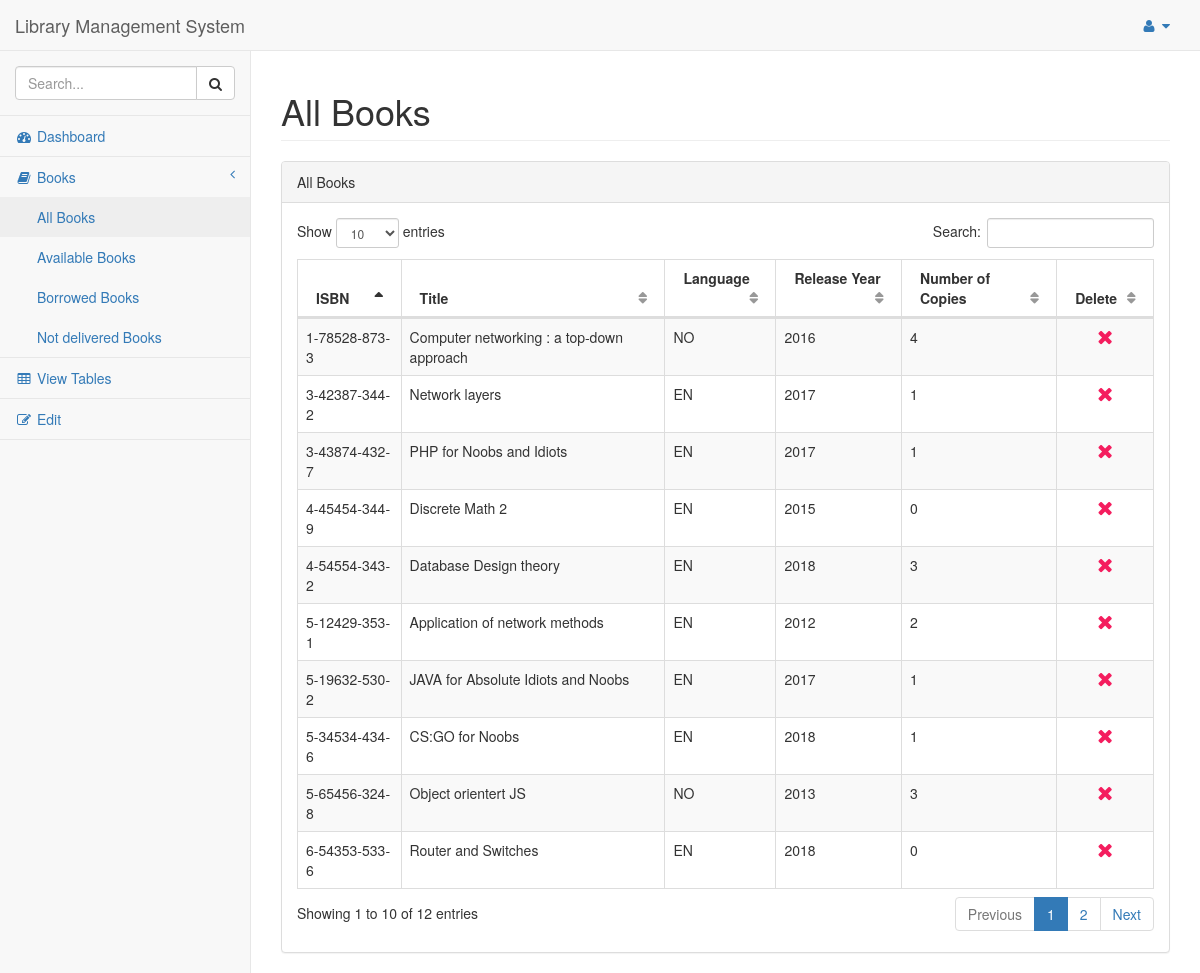
Screenshot of /pages/books.php with the database file from the repository.
### tables this page shows
CREATE TABLE Book (
  ISBN VARCHAR(17) NOT NULL UNIQUE,
  Publisher_ID INT NOT NULL,
  Title VARCHAR(45) NOT NULL,
  Year INT(4) NOT NULL,
  Language VARCHAR(2) NOT NULL,
  Dewey VARCHAR(45) NOT NULL,
  Notes VARCHAR(255) NULL,
  PRIMARY KEY (ISBN),
  FOREIGN KEY (Publisher_ID) REFERENCES Publisher(ID)
);

### pages/books.php (the view, shortened to what this page needs)
<!DOCTYPE html>
<html lang="en">
<head>
    <link href="../vendor/bootstrap/css/bootstrap.min.css" rel="stylesheet">
    <link href="../vendor/metisMenu/metisMenu.min.css" rel="stylesheet">
    <link href="../vendor/datatables-plugins/dataTables.bootstrap.css" rel="stylesheet">
    <link href="../vendor/datatables-responsive/dataTables.responsive.css" rel="stylesheet">
    <link href="../dist/css/sb-admin-2.css" rel="stylesheet">
    <link href="../vendor/font-awesome/css/font-awesome.min.css" rel="stylesheet" type="text/css">
</head>
<?php
$myPDO = new PDO('sqlite:../database/LibraryDatabase.db');
?>
<body>
<div id="wrapper">
    <nav class="navbar navbar-default navbar-static-top" role="navigation" style="margin-bottom: 0">
        <div class="navbar-header">
            <a class="navbar-brand" href="index.php">Library Management System</a>
        </div>
        <ul class="nav navbar-top-links navbar-right">
            <li class="dropdown">
                <a class="dropdown-toggle" data-toggle="dropdown" href="#">
                    <i class="fa fa-user fa-fw"></i> <i class="fa fa-caret-down"></i>
                </a>
            </li>
        </ul>
        <div class="navbar-default sidebar" role="navigation">
            <div class="sidebar-nav navbar-collapse">
                <ul class="nav" id="side-menu">
                    <li class="sidebar-search">
                        <div class="input-group custom-search-form">
                            <input type="text" class="form-control" placeholder="Search...">
                            <span class="input-group-btn">
                                <button class="btn btn-default" type="button">
                                    <i class="fa fa-search"></i>
                                </button>
                            </span>
                        </div>
                    </li>
                    <li>
                        <a href="index.php"><i class="fa fa-dashboard fa-fw"></i> Dashboard</a>
                    </li>
                    <li>
                        <a href="#"><i class="fa fa-book fa-fw"></i> Books <span class="fa arrow"></span></a>
                        <ul class="nav nav-second-level">
                            <li>
                                <a href="books.php">All Books</a>
                            </li>
                            <li>
                                <a href="available_books.php">Available Books</a>
                            </li>
                            <li>
                                <a href="borrowed_books.php">Borrowed Books</a>
                            </li>
                            <li>
                                <a href="notdelivered_books.php">Not delivered Books</a>
                            </li>
                        </ul>
                    </li>
                    <li>
                        <a href="tables.html"><i class="fa fa-table fa-fw"></i> View Tables</a>
                    </li>
                    <li>
                        <a href="edit.php"><i class="fa fa-edit fa-fw"></i> Edit </a>                        </li>
                </ul>
            </div>
        </div>
    </nav>
    <div id="page-wrapper">
        <div class="row">
            <div class="col-lg-12">
                <h1 class="page-header">All Books</h1>
            </div>
        </div>
        <div class="row">
            <div class="col-lg-12">
                <div class="panel panel-default">
                    <div class="panel-heading">
                        All Books
                    </div>
                    <div class="panel-body">
                        <table width="100%" class="table table-striped table-bordered table-hover" id="dataTables-example">
                            <thead>
                            <tr>
                                <th>ISBN</th>
                                <th>Title</th>
                                <th>Language</th>
                                <th>Release Year</th>
                                <th>Number of Copies</th>
                                <th>Delete</th>
                            </tr>
                            </thead>
                            <tbody>
                            <?php
                            $result = "SELECT b.ISBN, b.title, b.language, b.year, (SELECT COUNT(bc2.Copy_ID) FROM Book_copies bc2 WHERE b.ISBN = bc2.ISBN)
                                        FROM book b, Book_copies bc
                                        WHERE (b.ISBN = bc.ISBN) OR (b.ISBN NOT IN (SELECT ISBN FROM Book_copies))
                                        GROUP BY (b.ISBN)";
                            $res1 = $myPDO->query($result);
                            while ($row = $res1->fetch()) {
                                $ISBN = $row[0];
                                $title = $row[1];
                                $Language = $row[2];
                                $year = $row[3];
                                $numOfCopies = $row[4];
                                echo '<tr>' .
                                    '<td>' . $ISBN . '</td>' .
                                    '<td>' . $title . '</td>' .
                                    '<td>' . $Language . '</td>' .
                                    '<td>' . $year . '</td>' .
                                    '<td>' . $numOfCopies . '</td>' .
                                    '<td onclick="conf(event)" style="cursor: pointer; text-align: center; width: 80px;">' . '<i class="fa fa-times" style="color: #f41d5e; font-size: 20px;"></i>' . '</td>' .
                                    '</tr>';
                            }
                            ?>
                            </tbody>
                        </table>
                    </div>
                </div>
            </div>
        </div>
    </div>
</div>
</body>
</html>

### rows the page displays
book: ISBN "1-78528-873-3", Title "Computer networking : a top-down approach", Language "NO", Year "2016", numOfCopies "4"
book: ISBN "3-42387-344-2", Title "Network layers", Language "EN", Year "2017", numOfCopies "1"
book: ISBN "3-43874-432-7", Title "PHP for Noobs and Idiots", Language "EN", Year "2017", numOfCopies "1"
book: ISBN "4-45454-344-9", Title "Discrete Math 2", Language "EN", Year "2015", numOfCopies "0"
book: ISBN "4-54554-343-2", Title "Database Design theory", Language "EN", Year "2018", numOfCopies "3"
book: ISBN "5-12429-353-1", Title "Application of network methods", Language "EN", Year "2012", numOfCopies "2"
book: ISBN "5-19632-530-2", Title "JAVA for Absolute Idiots and Noobs", Language "EN", Year "2017", numOfCopies "1"
book: ISBN "5-34534-434-6", Title "CS:GO for Noobs", Language "EN", Year "2018", numOfCopies "1"
book: ISBN "5-65456-324-8", Title "Object orientert JS", Language "NO", Year "2013", numOfCopies "3"
book: ISBN "6-54353-533-6", Title "Router and Switches", Language "EN", Year "2018", numOfCopies "0"
